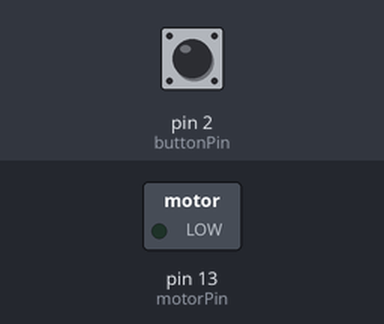
A sketch run on a simulated Arduino Uno, built with avr-gcc and run on an emulated ATmega328P. On the bench: switched loads named in the sketch (green lamp = pin HIGH). Inputs (shaded band) come from the test bench; at power-on: pin 2 (buttonPin) LOW.

Above: at 1.2 s.
1.3 s: pin 2 (buttonPin) pulled HIGH for 3.2 s
At 1.7 s:
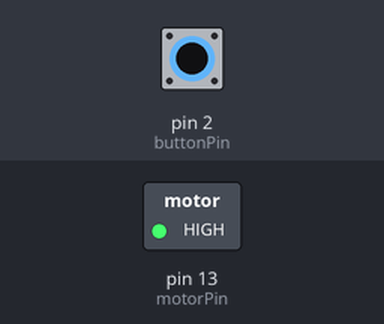
Timing chart, 0 to 6.0 s (numbered marks = the images above; inputs shaded):
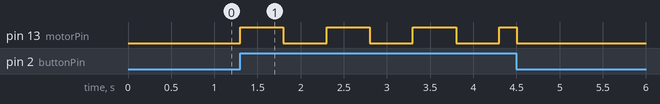

Measured:
- after the input at 1.3 s, pin 13 (motorPin): goes 3 × (HIGH 0.50 s, LOW 0.50 s), HIGH 0.20 s, then LOW, starting at once

The sketch:

buttonlessAutoMotorTest.ino
```cpp
const int motorPin = 13;
const int buttonPin = 2;
unsigned long currentTime = 0;
unsigned long periodStart = 0;
unsigned long pulseTime = 500000;
int buttonState = 0;
void setup() {
  // put your setup code here, to run once:
  currentTime = micros();
  periodStart = currentTime;

  pinMode(motorPin, OUTPUT);
  pinMode(buttonPin, INPUT);

}

void loop() {
  // put your main code here, to run repeatedly:
  currentTime = micros();
  buttonState = digitalRead(buttonPin);
  if(buttonState == HIGH) {
      if((currentTime - periodStart) >= 1000000) {

          digitalWrite(motorPin, HIGH);
          periodStart = currentTime;

      }

      if((currentTime - periodStart) >= pulseTime) {

          digitalWrite(motorPin, LOW);

      }
  } else {

      digitalWrite(motorPin, LOW);

  }
}
```
